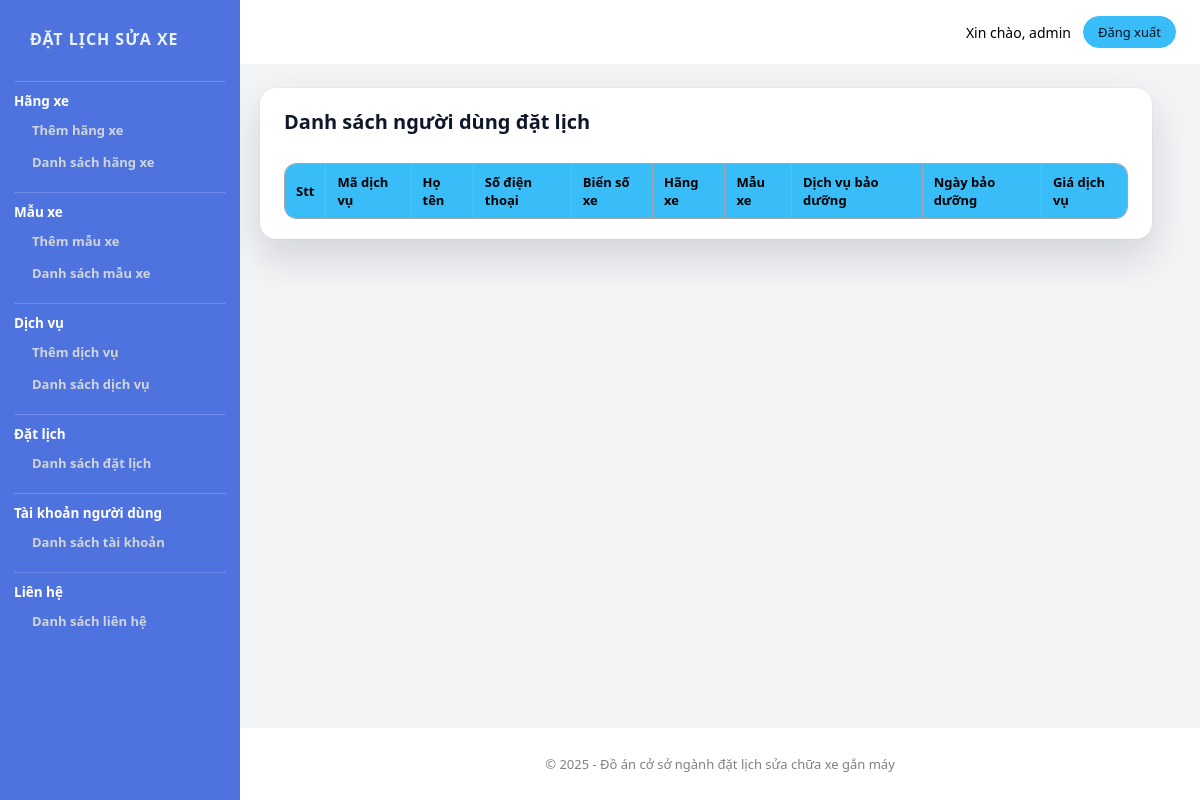
The app's page /admin/datlichlist.php (signed in), older data.
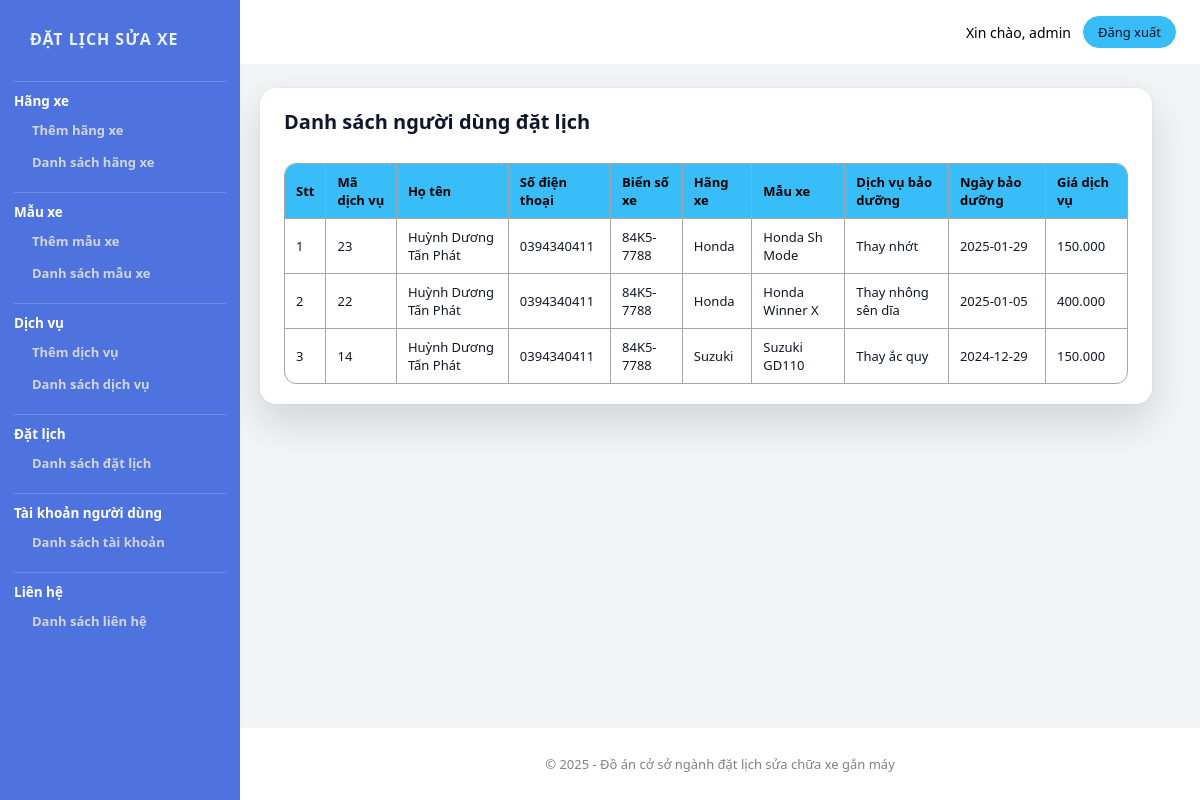
The same page, newer data.
### tables this page shows
CREATE TABLE `tbl_datlich` (
  `datlich_id` int(11) NOT NULL,
  `user_id` int(11) DEFAULT NULL,
  `hoten` varchar(255) NOT NULL,
  `sdt` varchar(11) NOT NULL,
  `biensoxe` varchar(255) NOT NULL,
  `category_id` int(11) NOT NULL,
  `brand_id` int(11) NOT NULL,
  `product_id` int(11) NOT NULL,
  `ngaybd` date NOT NULL,
  `product_price` varchar(255) NOT NULL
);

CREATE TABLE `tbl_category` (
  `category_id` int(11) NOT NULL,
  `category_name` varchar(255) NOT NULL
);

CREATE TABLE `tbl_brand` (
  `brand_id` int(11) NOT NULL,
  `category_id` int(11) NOT NULL,
  `brand_name` varchar(255) NOT NULL
);

CREATE TABLE `tbl_product` (
  `product_id` int(11) NOT NULL,
  `product_name` varchar(255) NOT NULL,
  `category_id` int(11) NOT NULL,
  `brand_id` int(11) NOT NULL,
  `product_price` varchar(255) NOT NULL,
  `product_time` int(11) NOT NULL,
  `product_vatTu` varchar(255) NOT NULL,
  `product_img` varchar(255) NOT NULL,
  `product_imgad` varchar(255) NOT NULL
);

### admin/database.php (called while the page is built, shortened)
<?php
class Database
{
    public $host = DB_HOST;
    public $user = DB_USER;
    public $pass = DB_PASS;
    public $dbname = DB_NAME;
    public $link;
    public function connectDB()
    {
        $this->link = new mysqli($this->host, $this->user, $this->pass, $this->dbname);
        if ($this->link) {
            return false;
        }
    }
    public function select($query)
    {
        $result = $this->link->query($query) or die($this->link->error . __LINE__);
        if ($result->num_rows > 0) {
            return $result;
        } else {
            return false;
        }
    }
}
?>

### copy_productClass.php (called while the page is built, shortened)
<?php
include "admin/database.php";
?>
<?php
class product
{
    public $db;
    public function __construct()
    {
        $this->db = new Database();
    }
    public function show_datLich($user_id = null)
    {
        $query = "SELECT tbl_datlich.*, tbl_category.category_name, tbl_brand.brand_name, tbl_product.product_name
            FROM tbl_datlich
            INNER JOIN tbl_category ON tbl_datlich.category_id = tbl_category.category_id
            INNER JOIN tbl_brand ON tbl_datlich.brand_id = tbl_brand.brand_id
            INNER JOIN tbl_product ON tbl_datlich.product_id = tbl_product.product_id";
        $query .= " ORDER BY tbl_datlich.datlich_id DESC;";
        $result = $this->db->select($query);
        return $result;
    }
}
?>

### admin/datlichlist.php (the view)
<?php
include "header.php";
include "slider.php";
include "../copy_productClass.php";
$product = new product;
$show_datlich = $product->show_datLich();
?>
<div class="admin-contentRight">
    <div class="admin-contentRight-category_list">
    <table>
        <h1>Danh sách người dùng đặt lịch</h1>
        <tr>
            <th>Stt</th>
            <th>Mã dịch vụ</th>
            <th>Họ tên</th>
            <th>Số điện thoại</th>
            <th>Biển số xe</th>
            <th>Hãng xe</th>
            <th>Mẫu xe</th>
            <th>Dịch vụ bảo dưỡng</th>
            <th>Ngày bảo dưỡng</th>
            <th>Giá dịch vụ</th>
        </tr>
        <?php
        if ($show_datlich) {
            $i = 0;
            while ($result = $show_datlich->fetch_assoc()) {
                $i++;
        ?>
                <tr>
                    <td><?php echo $i ?></td>
                    <td><?php echo $result['datlich_id'] ?></td>
                    <td><?php echo $result['hoten'] ?></td>
                    <td><?php echo $result['sdt'] ?></td>
                    <td><?php echo $result['biensoxe'] ?></td>
                    <td><?php echo $result['category_name'] ?></td>
                    <td><?php echo $result['brand_name'] ?></td>
                    <td><?php echo $result['product_name'] ?></td>
                    <td><?php echo $result['ngaybd'] ?></td>
                    <td><?php echo $result['product_price'] ?></td>
                </tr>
        <?php
            }
        }
        ?>
    </table>
    </div>
</div>
</section>
<?php
include "footer_admin.php";
?>

### admin/header.php (shortened to what this page needs)
<!DOCTYPE html>
<html lang="vi">
<head>
    <link rel="stylesheet" href="style.css">
</head>
<body>
    <header class="admin-header">
        <div class="admin-header__right">
<?php if (isset($_SESSION['admin_username'])): ?>
            <span class="admin-header__user">Xin chào, <?php echo htmlspecialchars($_SESSION['admin_username']); ?></span>
            <a href="logout.php" class="admin-header__link">Đăng xuất</a>
<?php endif; ?>
        </div>
    </header>

### admin/slider.php
<section class="admin-content">
    <div class="admin-contentleft">
    <div class="admin-sidebar-brand">Đặt Lịch Sửa Xe</div>
        <ul>
            <li >Hãng xe
                <ul>
                    <li><a href="categoryadd.php">Thêm hãng xe</a></li>
                    <li><a href="categoryList.php">Danh sách hãng xe</a></li>
                </ul>
            </li>
            <li>Mẫu xe
                <ul>
                    <li><a href="brandadd.php">Thêm mẫu xe</a></li>
                    <li><a href="brandlist.php">Danh sách mẫu xe</a></li>
                </ul>
            </li>
            <li>Dịch vụ
                <ul>
                    <li><a href="productAdd.php">Thêm dịch vụ</a></li>
                    <li><a href="productList.php">Danh sách dịch vụ</a></li>
                </ul>
            </li>
            <li>Đặt lịch
                <ul>
                    <li><a href="datlichlist.php">Danh sách đặt lịch</a></li>
                </ul>
            </li>
            <li>Tài khoản người dùng
                <ul>
                    <li><a href="userlist.php">Danh sách tài khoản</a></li>
                </ul>
            </li>
            <li>Liên hệ
                <ul>
                    <li><a href="lienhead.php">Danh sách liên hệ</a></li>
                </ul>
            </li>
        </ul>
    </div>

### admin/footer_admin.php (shortened to what this page needs)
<footer class="footerAdmin">
<font class="footerAdmin_font" style="color: grey; text-align: center;">&copy; 2025 - Đồ án cở sở ngành đặt lịch sửa chữa xe gắn máy</font>
</footer>
</body>
</html>

### admin/style.css (style rules this page uses)
*,*::before,*::after { margin:0;padding:0;box-sizing:border-box; }
html { font-size:62.5%; }
body { font-family:system-ui,-apple-system,BlinkMacSystemFont,"Segoe UI",sans-serif; font-size:1.4rem; background:#f3f4f6; color:#111827; min-height:100vh; display:flex; flex-direction:column; }
:root { --sidebar-w:240px; --gap:2.4rem; --brand:#38bdf8; --sidebar:#4e73df; --danger:#ef4444; --card:#fff; --muted:#6b7280; --text:#0f172a; --line:#e5e7eb; --radius-lg:1.6rem; --radius-md:1.2rem; --radius-sm:.9rem; --input-h:40px; }
.admin-header { position:sticky; top:0; z-index:100; height:64px; padding:0 var(--gap); margin-left:var(--sidebar-w); width:calc(100% - var(--sidebar-w)); background:#fff; color:#000; display:flex; align-items:center; justify-content:space-between; border-radius:0; box-shadow:none; }
.admin-header__right { display:flex;align-items:center;gap:1.2rem; }
.admin-header__link, .admin-header__logout { display:inline-flex; align-items:center; gap:.6rem; padding:.6rem 1.4rem; border-radius:999px; font-size:1.3rem; text-decoration:none; border:1px solid transparent; transition:all .2s ease; }
.admin-header__link { background:var(--brand);border-color:var(--brand);color:#0b1120; }
.admin-content { max-width:100%; margin:var(--gap) var(--gap) var(--gap) calc(var(--sidebar-w) + 20px); padding:0 var(--gap) var(--gap) 0; position:relative; }
.admin-contentleft { position:fixed; top:0; left:0; width:var(--sidebar-w); min-width:var(--sidebar-w); height:100vh; background:var(--sidebar); border-radius:0; padding:1.8rem 1.4rem; color:#eaf2ff; overflow-y:auto; z-index:10; box-shadow:none; }
.admin-sidebar-brand { height:64px; display:flex; align-items:flex-start; padding:10px 16px 0; font-weight:800; font-size:1.6rem; letter-spacing:.06em; text-transform:uppercase; color:#eaf2ff; border-bottom:1px solid rgba(255,255,255,.18); }
.admin-contentleft ul { list-style:none; }
.admin-contentleft > ul > li { padding:10px 0 12px; font-size:1.35rem; font-weight:700; color:#fff; border-bottom:1px solid rgba(255,255,255,.18); }
.admin-contentleft > ul > li:last-child { border-bottom:none; }
.admin-contentleft li ul { margin-top:.6rem;padding-left:1rem; }
.admin-contentleft li ul li { margin-bottom:.4rem; }
.admin-contentleft a { display:block; padding:.5rem .8rem; border-radius:.6rem; font-size:1.3rem; color:#d1d5db; text-decoration:none; transition:background .15s ease,color .15s ease,transform .1s ease; }
.admin-contentRight { display:flex;flex-direction:column;gap:2rem; }
.admin-contentRight > div { background:var(--card); border-radius:var(--radius-lg); padding:2rem 2.4rem; box-shadow: 0 18px 40px rgba(15,23,42,.15), 0 0 0 1px rgba(148,163,184,.08); }
.admin-contentRight h1 { font-size:2rem; margin-bottom:1.6rem; color:var(--text); }
[class^="admin-contentRight-"], [class*=" admin-contentRight-"] { display:flex;flex-direction:column; }
.admin-contentRight table { width:100%; border-collapse:collapse; margin-top:1.2rem; font-size:1.3rem; border-radius:var(--radius-md); overflow:hidden; }
.admin-contentRight table :is(thead, tr:first-child) { background:var(--brand); color:#000; }
.admin-contentRight :is(th,td) { padding:.9rem 1.1rem; text-align:left; border-bottom:1px solid var(--line); }
.footerAdmin { margin-top:auto; margin-left:var(--sidebar-w); width:calc(100% - var(--sidebar-w)); height:72px; background:#fff; color:#9ca3af; display:flex; align-items:center; justify-content:center; font-size:1.3rem; border-radius:0; box-shadow:none; }
.footerAdmin_font { margin:0; }
.admin-contentRight table { border: 1px solid #e5e7eb; border-radius: 12px ; overflow: hidden; background: #fff; }
.admin-contentRight th, .admin-contentRight td { border-right: 1px solid #a6a6a6; border-bottom: 1px solid #a6a6a6; }
.admin-contentRight table { border-collapse: collapse; border: 1px solid #e5e7eb; outline: 1px solid #a6a6a6; outline-offset: -1px; border-radius: 12px; overflow: hidden; background: #fff; }

Row changes from the older to the newer data that the page shows:
now on this page (row edited): tbl_datlich: datlich_id "23", hoten "Huỳnh Dương Tấn Phát", sdt "0394340411", biensoxe "84K5-7788", category.category_name "Honda", brand.brand_name "Honda Sh Mode", product.product_name "Thay nhớt", ngaybd "2025-01-29", product_price "150.000"
now on this page (row edited): tbl_datlich: datlich_id "22", hoten "Huỳnh Dương Tấn Phát", sdt "0394340411", biensoxe "84K5-7788", category.category_name "Honda", brand.brand_name "Honda Winner X", product.product_name "Thay nhông sên dĩa", ngaybd "2025-01-05", product_price "400.000"
now on this page (row edited): tbl_datlich: datlich_id "14", hoten "Huỳnh Dương Tấn Phát", sdt "0394340411", biensoxe "84K5-7788", category.category_name "Suzuki", brand.brand_name "Suzuki GD110", product.product_name "Thay ắc quy", ngaybd "2024-12-29", product_price "150.000"
